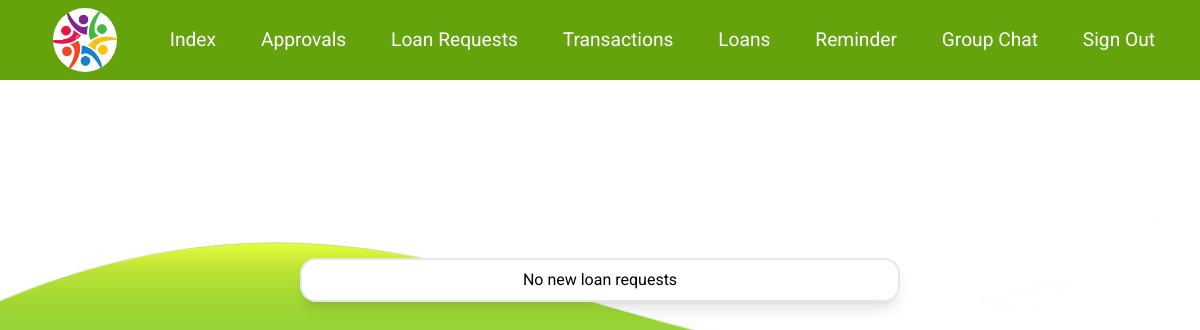
Page /view/ (signed in) on the earlier database version.
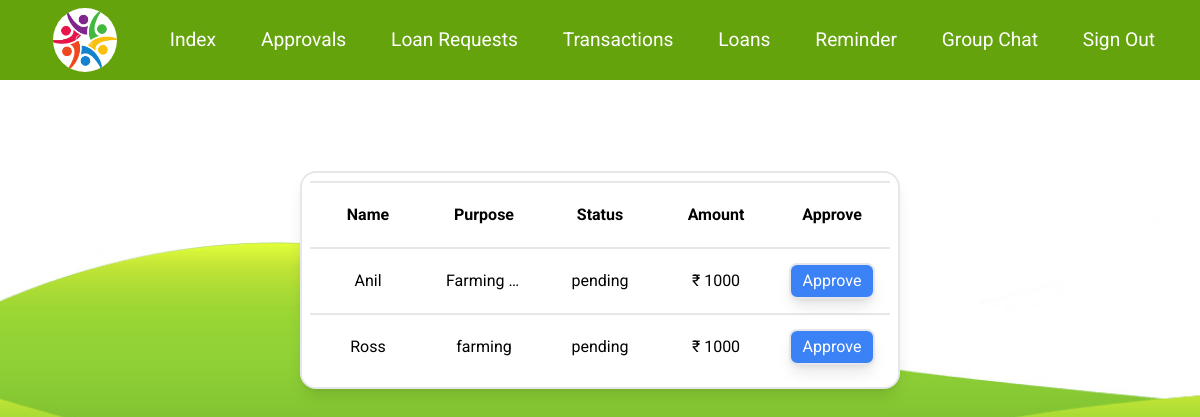
Same page on the later database version.
### dbsetup.py (models this page shows, shortened)
class Users(Base):
    __tablename__ = 'users'
    id = Column(Integer, primary_key = True, autoincrement=True)
    username = Column(Text)
    password = Column(Text)
    address = Column(Text)
    phone = Column(Integer , unique=True)
    role = Column(String)
    salt = Column(LargeBinary)
    verified = Column(Boolean)

class Loan_request(Base):
    __tablename__ = 'loan_request'
    id = Column(Integer, primary_key=True, autoincrement=True)
    purpose = Column(Text)
    status = Column(String)
    user_id = Column(Integer , ForeignKey('users.id'))
    users = relationship(Users)
    amount = Column(Integer)
    sanctioned_on = Column(DateTime)

### app.py (the view, shortened to what this page needs)
@app.route('/view/', methods=['GET', 'POST'])
def view():
    if 'user' in session:
        users = dbsession.query(Users)
        requests = dbsession.query(Loan_request).filter(Loan_request.status == 'pending',Loan_request.user_id != session['id']).all()
        return render_template('view.html', requests = requests, users = users)
    return redirect(url_for('about'))

### templates/view.html (shortened to what this page needs)
{% extends "layout.html" %}
{% block content %}
<div class="min-h-[50vh] w-full flex justify-center items-center">
    <div class="max-md:w-[90vw] w-1/2 p-2 bg-white border-2 rounded-2xl shadow-lg">
        <table class="table-fixed w-full">
            {% if requests %}
            <tr class=" border-t-2 "><th>Name</th><th class="p-5">Purpose</th><th class="p-5">Status</th><th class="p-5">Amount</th><th>Approve</th></th></tr>
            {% for request in requests %}
            <tr class=" user border-t-2 text-center">
                <td>
                    {% for user in users %}
                        {% if user.id==request.user_id %}
                            {{user.username.capitalize()}}
                        {% endif %}
                    {% endfor %}
                </td>
                <td  data-value = {{request.purpose}} class="truncate p-5">{{ request.purpose }}</td>
                <td  data-value = {{request.status}}>{{ request.status }}</td>
                <td  data-value = {{request.amount}}>₹ {{ request.amount }}</td>
                <td><button data-value = {{request.id}}  class = "btn -mx-2 hover:brightness-90 text-white bg-blue-500 p-1 px-3 border-2 shadow-lg rounded-lg">Approve</button> </td>
            </tr>
            {% endfor %}
        </table>
        </div>
        {% else %}
        <div class="text-center">No new loan requests </div>
    {% endif %}
</div>
{% endblock %}

Differences in the rows shown:
added Loan_request: purpose "Farming…", status "pending", amount "1000", {{ request.id }} 2 (drawn)
added Users: username "Anil", shown under "pending"
added Loan_request: purpose "farming", status "pending", amount "1000", {{ request.id }} 3 (drawn)
now on this page (row unchanged): Users: username "Ross", shown under "farming"
Other differences:
text no longer shown: "No new loan requests"
text now shown: "Name Purpose Status Amount Approve"
